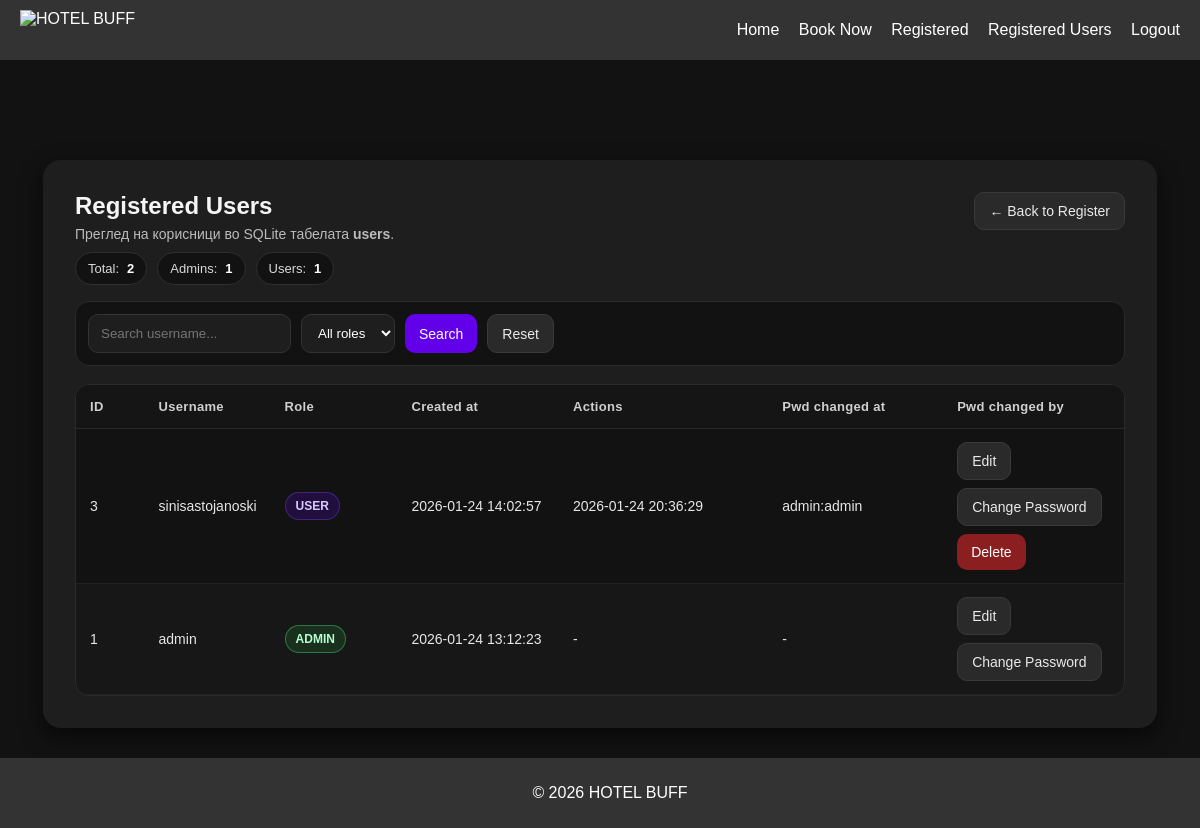
/admin/users (signed in), run on an earlier commit of the app's database.
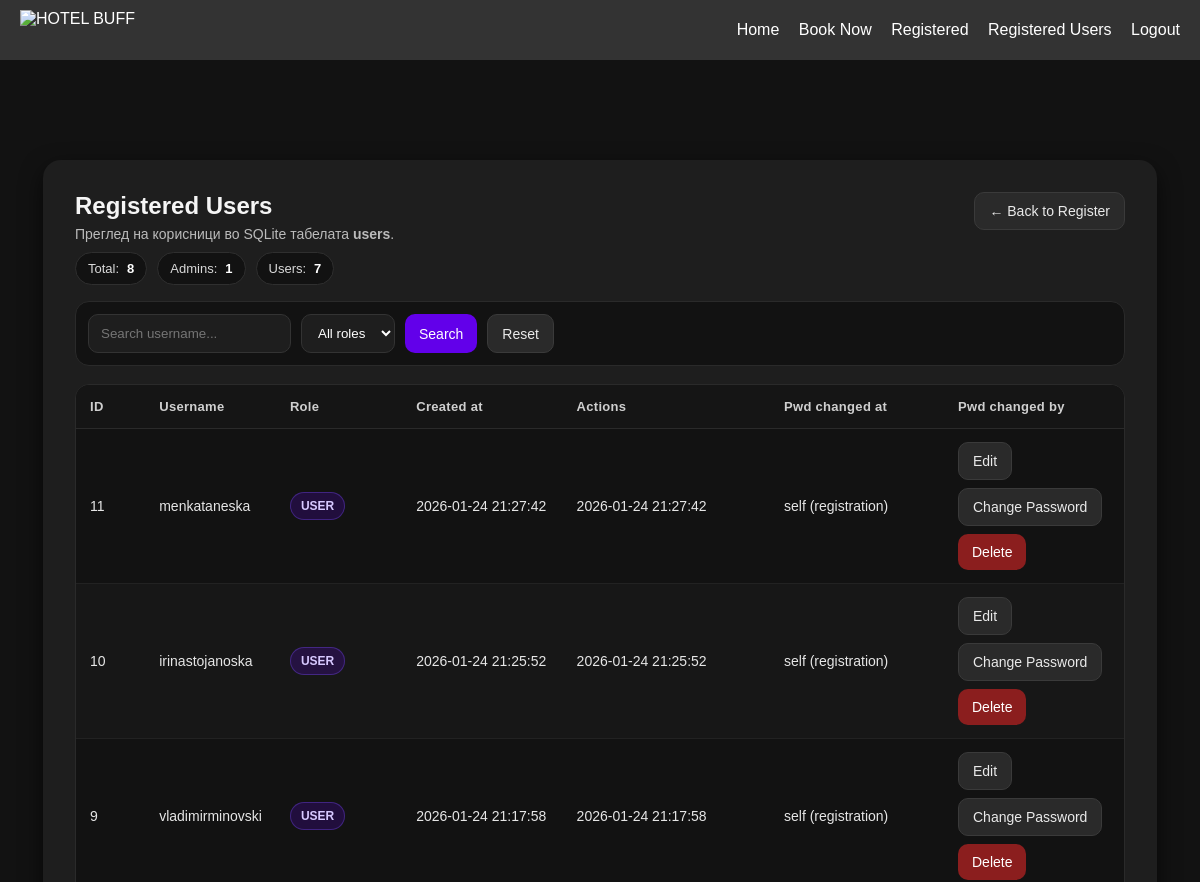
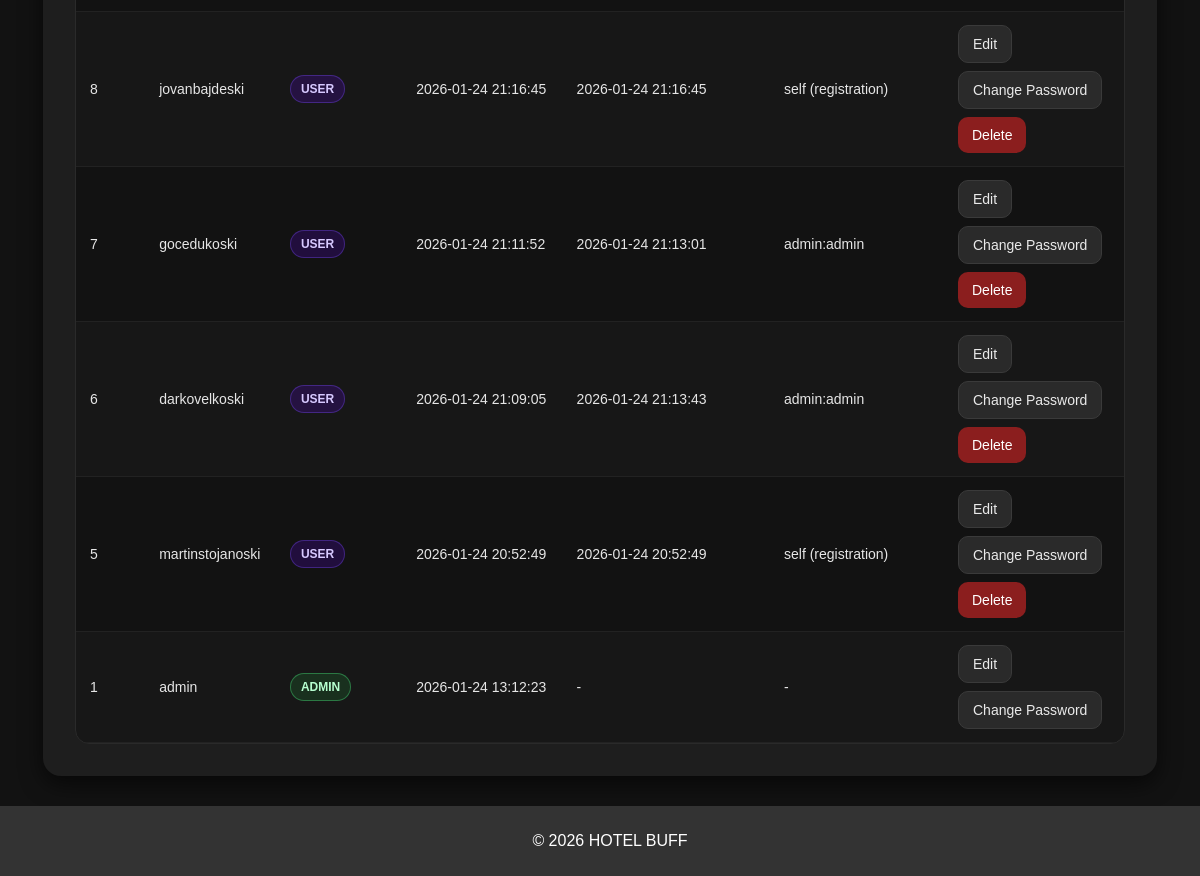
And on a later commit of the database (2 pictures, top to bottom).
### tables this page shows
CREATE TABLE users (
            id INTEGER PRIMARY KEY AUTOINCREMENT,
            username TEXT NOT NULL UNIQUE,
            password_hash TEXT NOT NULL,
            role TEXT NOT NULL DEFAULT 'user',
            created_at TEXT NOT NULL
        , password_changed_at TEXT, password_changed_by TEXT);

### app.py (the view)
@app.route("/admin/users")
def admin_users():
    if "user" not in session or session.get("role") != "admin":
        return redirect(url_for("login"))
    q = request.args.get("q", "").strip()
    role_filter = request.args.get("role", "").strip()
    sql = "SELECT id, username, role, created_at, password_changed_at, password_changed_by FROM users WHERE 1=1"
    params = []
    if q:
        sql += " AND username LIKE ?"
        params.append(f"%{q}%")
    if role_filter in ("admin", "user"):
        sql += " AND role = ?"
        params.append(role_filter)
    sql += " ORDER BY id DESC"
    conn = get_db_connection()
    users = conn.execute(sql, params).fetchall()
    total = conn.execute("SELECT COUNT(*) FROM users").fetchone()[0]
    admins = conn.execute("SELECT COUNT(*) FROM users WHERE role='admin'").fetchone()[0]
    normal_users = conn.execute("SELECT COUNT(*) FROM users WHERE role='user'").fetchone()[0]
    conn.close()
    return render_template(
        "admin_users.html",
        users=users,
        total=total,
        admins=admins,
        normal_users=normal_users,
        q=q,
        role_filter=role_filter
    )

### database.py (called while the page is built)
def get_db_connection():
    conn = sqlite3.connect(DB_NAME, timeout=10, check_same_thread=False)
    conn.row_factory = sqlite3.Row
    return conn

### templates/admin_users.html (shortened to what this page needs)
{% extends "base.html" %}
{% block content %}
<div class="users-container">
    <div class="users-header">
        <div>
            <h2>Registered Users</h2>
            <p class="subtitle">Преглед на корисници во SQLite табелата <b>users</b>.</p>
            <div class="stats-row">
                <span class="pill">Total: <strong>{{ total }}</strong></span>
                <span class="pill">Admins: <strong>{{ admins }}</strong></span>
                <span class="pill">Users: <strong>{{ normal_users }}</strong></span>
            </div>
        </div>
        <div class="actions">
            <a class="btn secondary" href="{{ url_for('register') }}">← Back to Register</a>
        </div>
    </div>
    <form class="controls" method="GET" action="{{ url_for('admin_users') }}">
        <input type="text" name="q" placeholder="Search username..." value="{{ q|default('') }}">
        <select name="role">
            <option value="" {% if not role_filter %}selected{% endif %}>All roles</option>
        </select>
        <button class="btn" type="submit">Search</button>
        <a class="btn secondary" href="{{ url_for('admin_users') }}">Reset</a>
    </form>
    <div class="table-wrap">
        {% if users and users|length > 0 %}
        <table>
            <thead>
                <tr>
                    <th style="width:70px;">ID</th>
                    <th>Username</th>
                    <th style="width:140px;">Role</th>
                    <th style="width:220px;">Created at</th>
                    <th style="width:320px;">Actions</th>
                    <th style="width:220px;">Pwd changed at</th>
                    <th style="width:220px;">Pwd changed by</th>
                </tr>
            </thead>
            <tbody>
                {% for u in users %}
                <tr>
                    <td data-label="ID">{{ u.id }}</td>
                    <td data-label="Username">{{ u.username }}</td>
                    <td data-label="Role">
                        {% if u.role == 'admin' %}
                            <span class="role-badge role-admin">ADMIN</span>
                        {% else %}
                            <span class="role-badge role-user">USER</span>
                        {% endif %}
                    </td>
                    <td data-label="Created at">{{ u.created_at }}</td>
                    <td data-label="Pwd changed at">
                    {{ u.password_changed_at if u.password_changed_at else '-' }}
                    </td>
                    <td data-label="Pwd changed by">
                    {{ u.password_changed_by if u.password_changed_by else '-' }}
                    </td>
                    <td data-label="Actions">
                        <div style="display:flex; gap:8px; flex-wrap:wrap;">
                            <a class="btn secondary" href="{{ url_for('edit_user', user_id=u.id) }}">Edit</a>
                            <a class="btn secondary" href="{{ url_for('admin_change_user_password', user_id=u.id) }}">Change Password</a>
                            {% if u.username != 'admin' %}
                            <form method="POST"
                                  action="{{ url_for('delete_user', user_id=u.id) }}"
                                  onsubmit="return confirm('Are you sure you want to delete this user?');">
                                <button class="btn danger" type="submit">Delete</button>
                            </form>
                            {% endif %}
                        </div>
                    </td>
                </tr>
                {% endfor %}
            </tbody>
        </table>
        {% else %}
            <div class="empty-state">Нема пронајдени корисници за ова пребарување.</div>
        {% endif %}
    </div>
</div>
{% endblock %}

### templates/base.html (shortened to what this page needs)
<!DOCTYPE html>
<html lang="en">
<head>
    <link rel="stylesheet" href="{{ url_for('static', filename='css/style.css') }}">
</head>
<body>
    <header>
        <img src="{{ url_for('static', filename='images/logo.png') }}" alt="HOTEL BUFF" class="logo">
        <nav>
            <a href="{{ url_for('home') }}">Home</a>
            {% if 'user' in session %}
                <a href="{{ url_for('booking') }}">Book Now</a>
                {% if session['user'] == 'admin' %}
                    <a href="{{ url_for('admin_bookings') }}">Registered</a>
                    <a href="{{ url_for('admin_users') }}">Registered Users</a>
                {% endif %}
                <a href="{{ url_for('logout') }}">Logout</a>
            {% else %}
                <a href="{{ url_for('images') }}">Images</a>
                <a href="{{ url_for('login') }}">Login</a>
                <a href="{{ url_for('register') }}">Register</a>
                <a href="{{ url_for('contact') }}">Contact</a>
            {% endif %}
        </nav>
    </header>
    <main>
        {% block content %}{% endblock %}
    </main>
    <footer>
        <p>© 2026 HOTEL BUFF</p>
    </footer>
</body>
</html>

### static/css/style.css (style rules this page uses)
body { font-family: Arial, sans-serif; margin: 0; padding: 0; background-color: #f5f5f5; }
header { background-color: #333; color: #fff; padding: 10px 20px; display: flex; align-items: center; justify-content: space-between; }
header .logo { height: 40px; }
header nav a { color: #fff; margin-left: 15px; text-decoration: none; }
main { padding: 20px; }
footer { background-color: #333; color: #fff; text-align: center; padding: 10px; position: fixed; bottom: 0; width: 100%; }

### templates/admin_users.html (style rules this page uses)
body { background-color:#121212; color:#fff; font-family:Arial,sans-serif; }
.users-container { max-width: 1050px; margin: 80px auto; background:#1e1e1e; padding: 32px; border-radius: 18px; box-shadow: 0 8px 22px rgba(0,0,0,0.6); animation: fadeIn .35s ease-in-out; }
.users-header { display:flex; justify-content:space-between; gap:14px; align-items:flex-start; margin-bottom:14px; }
h2 { margin:0; color:#f5f5f5; }
.subtitle { margin:6px 0 0 0; color:#bbb; font-size:14px; }
.pill { display:inline-flex; align-items:center; gap:8px; padding:8px 12px; border-radius:999px; background:#121212; border:1px solid #2f2f2f; color:#d9d9d9; font-size:13px; white-space:nowrap; }
.pill strong { color:#fff; }
.stats-row { display:flex; gap:10px; flex-wrap:wrap; margin-top:10px; }
.controls { margin-top: 16px; display:flex; gap:10px; flex-wrap:wrap; background:#121212; border:1px solid #2a2a2a; padding:12px; border-radius:14px; }
.controls input, .controls select { background:#1e1e1e; border:1px solid #333; color:#fff; padding:10px 12px; border-radius:10px; outline:none; }
.btn { padding:10px 14px; border-radius:10px; border:none; cursor:pointer; background:#6200ea; color:#fff; font-size:14px; transition:.25s; text-decoration:none; display:inline-flex; align-items:center; gap:8px; }
.btn.secondary { background:#2a2a2a; border:1px solid #3a3a3a; color:#eaeaea; }
.btn.danger { background:#8b1e1e; }
.table-wrap { margin-top:18px; background:#121212; border:1px solid #2a2a2a; border-radius:14px; overflow:hidden; }
table { width:100%; border-collapse:collapse; }
thead th { text-align:left; padding:14px; font-size:13px; letter-spacing:.3px; color:#cfcfcf; background:#151515; border-bottom:1px solid #2a2a2a; }
tbody td { padding:13px 14px; border-bottom:1px solid #222; color:#e6e6e6; font-size:14px; }
tbody tr:nth-child(even) { background:rgba(255,255,255,0.02); }
.role-badge { display:inline-block; padding:6px 10px; border-radius:999px; font-size:12px; font-weight:bold; border:1px solid #2a2a2a; background:#1a1a1a; color:#fff; }
.role-admin { border-color:rgba(77,255,139,.35); background:rgba(30,95,43,.35); color:#b7ffd0; }
.role-user { border-color:rgba(124,77,255,.35); background:rgba(98,0,234,.20); color:#d7c9ff; }

What changed in the data, as far as the page shows it:
removed users: id "3", username "sinisastojanoski", role "USER", created_at "2026-01-24 14:02:57", password_changed_at "2026-01-24 20:36:29", password_changed_by "admin:admin"
added users: id "11", username "menkataneska", role "USER", created_at "2026-01-24 21:27:42", password_changed_at "2026-01-24 21:27:42", password_changed_by "self (registration)"
added users: id "10", username "irinastojanoska", role "USER", created_at "2026-01-24 21:25:52", password_changed_at "2026-01-24 21:25:52", password_changed_by "self (registration)"
added users: id "9", username "vladimirminovski", role "USER", created_at "2026-01-24 21:17:58", password_changed_at "2026-01-24 21:17:58", password_changed_by "self (registration)"
added users: id "8", username "jovanbajdeski", role "USER", created_at "2026-01-24 21:16:45", password_changed_at "2026-01-24 21:16:45", password_changed_by "self (registration)"
added users: id "7", username "gocedukoski", role "USER", created_at "2026-01-24 21:11:52", password_changed_at "2026-01-24 21:13:01", password_changed_by "admin:admin"
added users: id "6", username "darkovelkoski", role "USER", created_at "2026-01-24 21:09:05", password_changed_at "2026-01-24 21:13:43", password_changed_by "admin:admin"
added users: id "5", username "martinstojanoski", role "USER", created_at "2026-01-24 20:52:49", password_changed_at "2026-01-24 20:52:49", password_changed_by "self (registration)"
Also different on the page:
{{ total }}: "2" → "8"
{{ normal_users }}: "1" → "7"
